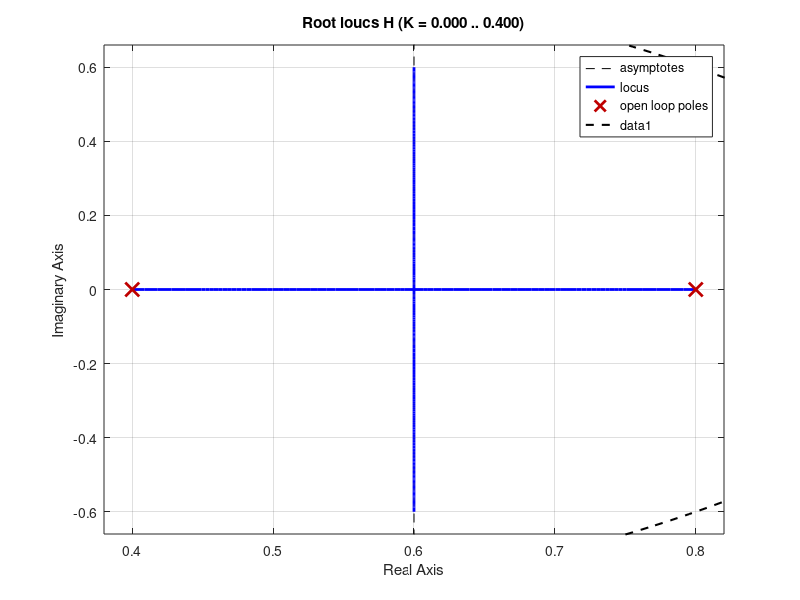

The MATLAB script that drew this image: (Note: this script raises an error after producing the figure.)
%% Problem 3: Stability Study
fprintf('\n--- Problem 3 ---\n');
Ts = 0.1;
z = tf('z', Ts);

% Q3.1: 개루프 시스템 및 극점 확인
H = 1 / ((z - 0.4)*(z - 0.8));
p_H = pole(H);
fprintf('Q3.1 개루프 극점: %f, %f\n', p_H(1), p_H(2));

if all(abs(p_H) < 1)
    fprintf('개루프 시스템 상태: 안정 (Stable)\n');
else
    fprintf('개루프 시스템 상태: 불안정 (Unstable)\n');
end

% Q3.2 & Q3.3: 3가지 K값에 대한 폐루프 전달함수 생성
G_stable   = feedback(0.5 * H, 1);   % K = 0.5 (Stable)
G_lim      = feedback(0.68 * H, 1);  % K = 0.68 (Limit of Stability)
G_unstable = feedback(1.0 * H, 1);   % K = 1.0 (Unstable)

disp('K = 1.0 일 때 폐루프 전달함수 G(z):');
disp(G_unstable);

% Q3.4: 근궤적(rlocus) 분석 및 단위원 표시
f3_1 = figure(3);
rlocus(H);
hold on;
th = linspace(0, 2*pi, 300);
plot(cos(th), sin(th), 'k--', 'LineWidth', 1.5);
setup_figure(f3_1, 'Question 3.4: Root Locus of H(z)');

% Q3.4: K값별 계단 응답 비교 (시간축을 2.5초로 조정하여 3가지 상태 명확화)
t_vec = 0:Ts:2.5; % 발산 초기 특성을 보기 위해 2.5초로 제한

f3_2 = figure(4);

% 상단: 한 그래프 내 비교
subplot(2,1,1);
step(G_stable, 'g', G_lim, 'b', G_unstable, 'r', t_vec);
legend('K = 0.5 (Stable)', 'K = 0.68 (Limit)', 'K = 1.0 (Unstable)', 'Location', 'NorthWest');
setup_figure(f3_2, 'Question 3.4: Step Response Comparison (t = 0 ~ 2.5s)');

% 하단: 3가지 동작 특성 강조 표시
subplot(2,1,2);
[y_s, ~] = step(G_stable, t_vec);
[y_l, ~] = step(G_lim, t_vec);
[y_u, ~] = step(G_unstable, t_vec);

plot(t_vec, y_s, 'g-o', 'LineWidth', 1.2, 'MarkerSize', 4); hold on;
plot(t_vec, y_l, 'b-s', 'LineWidth', 1.2, 'MarkerSize', 4);
plot(t_vec, y_u, 'r-^', 'LineWidth', 1.2, 'MarkerSize', 4);
grid on; box on;
xlabel('Time (s)', 'FontWeight', 'bold');
ylabel('Amplitude', 'FontWeight', 'bold');
title('Detailed Behavioral Comparison', 'FontWeight', 'bold');
legend('K = 0.5 (Decaying / Stable)', ...
    'K = 0.68 (Sustained Oscillation / Limit)', ...
    'K = 1.0 (Growing Oscillation / Unstable)', ...
    'Location', 'NorthWest');
